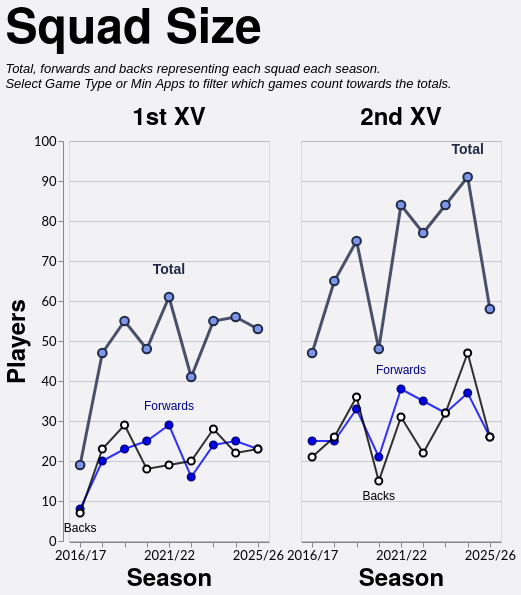

Describe this chart as a Vega-Lite specification.
### Vega-Lite specification from a JSON file in a GitHub repository (floating-point values rounded to 4 significant figures)
{"config": {"axis": {"labelFont": "Lato, sans-serif", "titleFont": "PT Sans Narrow, Helvetica Neue, Helvetica, Arial, sans-serif", "labelFontSize": 13, "titleFontSize": 24, "gridColor": "#202947", "gridOpacity": 0.2}, "header": {"labelFont": "PT Sans Narrow, Helvetica Neue, Helvetica, Arial, sans-serif", "titleFont": "PT Sans Narrow, Helvetica Neue, Helvetica, Arial, sans-serif", "labelFontSize": 24, "titleFontSize": 28, "labelFontWeight": "bold", "orient": "left"}, "legend": {"labelFont": "Lato, sans-serif", "titleFont": "PT Sans Narrow, Helvetica Neue, Helvetica, Arial, sans-serif", "labelFontSize": 14, "titleFontSize": 16, "titlePadding": 5, "fillColor": "white", "strokeColor": "black", "padding": 10, "titleFontWeight": "lighter", "titleFontStyle": "italic", "titleColor": "gray", "offset": 10}, "title": {"font": "PT Sans Narrow, Helvetica Neue, Helvetica, Arial, sans-serif", "fontSize": 48, "fontWeight": "bold", "anchor": "start", "align": "center", "titlePadding": 20, "subtitlePadding": 10, "subtitleFontSize": 13, "subtitleColor": "", "subtitleFontStyle": "italic", "offset": 15, "color": "black"}, "axisX": {"labelAngle": 0}, "facet": {"title": null, "header": null, "align": {"row": "each", "column": "each"}}, "resolve": {"scale": {"y": "independent", "facet": "independent"}}, "background": "#f2f1f4"}, "data": {"name": "data-60b7bb2217cf285f5a1fbfea5a03fb8a"}, "facet": {"column": {"field": "squad", "header": {"labelExpr": "datum.value + ' XV'", "labelFontSize": 24}, "sort": ["1st", "2nd"], "title": null, "type": "nominal"}}, "spec": {"layer": [{"mark": {"type": "line", "color": "#202946", "opacity": 0.8, "point": {"filled": true, "color": "#7d96e8", "stroke": "#202946", "size": 75, "strokeWidth": 2}, "strokeWidth": 3}, "encoding": {"detail": [{"field": "unit", "type": "nominal"}], "tooltip": [{"field": "season", "title": "Season", "type": "ordinal"}, {"field": "squad", "title": "Squad", "type": "nominal"}, {"field": "unit", "title": "Unit", "type": "nominal"}, {"field": "players", "title": "Players", "type": "quantitative"}], "x": {"axis": {"labelAngle": 0, "labelOverlap": "parity"}, "field": "season", "sort": "ascending", "title": "Season", "type": "ordinal"}, "y": {"axis": {"tickMinStep": 1}, "field": "players", "scale": {"zero": true}, "title": "Players", "type": "quantitative"}}, "transform": [{"filter": "(datum.unit === 'Total')"}]}, {"mark": {"type": "line", "color": "blue", "opacity": 0.8, "point": {"filled": true, "color": "blue", "stroke": "darkblue", "size": 50, "strokeWidth": 2}, "strokeWidth": 2}, "encoding": {"detail": [{"field": "unit", "type": "nominal"}], "tooltip": [{"field": "season", "title": "Season", "type": "ordinal"}, {"field": "squad", "title": "Squad", "type": "nominal"}, {"field": "unit", "title": "Unit", "type": "nominal"}, {"field": "players", "title": "Players", "type": "quantitative"}], "x": {"axis": {"labelAngle": 0, "labelOverlap": "parity"}, "field": "season", "sort": "ascending", "title": "Season", "type": "ordinal"}, "y": {"axis": {"tickMinStep": 1}, "field": "players", "scale": {"zero": true}, "title": "Players", "type": "quantitative"}}, "transform": [{"filter": "(datum.unit === 'Forwards')"}]}, {"mark": {"type": "line", "color": "black", "opacity": 0.8, "point": {"filled": true, "color": "white", "stroke": "black", "size": 50, "strokeWidth": 2}, "strokeWidth": 2}, "encoding": {"detail": [{"field": "unit", "type": "nominal"}], "tooltip": [{"field": "season", "title": "Season", "type": "ordinal"}, {"field": "squad", "title": "Squad", "type": "nominal"}, {"field": "unit", "title": "Unit", "type": "nominal"}, {"field": "players", "title": "Players", "type": "quantitative"}], "x": {"axis": {"labelAngle": 0, "labelOverlap": "parity"}, "field": "season", "sort": "ascending", "title": "Season", "type": "ordinal"}, "y": {"axis": {"tickMinStep": 1}, "field": "players", "scale": {"zero": true}, "title": "Players", "type": "quantitative"}}, "transform": [{"filter": "(datum.unit === 'Backs')"}]}, {"mark": {"type": "text", "align": "center", "baseline": "bottom", "color": "#202946", "dx": 0, "dy": -20, "fontSize": 14, "fontWeight": "bold"}, "encoding": {"detail": [{"field": "unit", "type": "nominal"}], "text": {"value": "Total"}, "tooltip": [{"field": "season", "title": "Season", "type": "ordinal"}, {"field": "squad", "title": "Squad", "type": "nominal"}, {"field": "unit", "title": "Unit", "type": "nominal"}, {"field": "players", "title": "Players", "type": "quantitative"}], "x": {"field": "season", "type": "ordinal"}, "y": {"field": "players", "type": "quantitative"}}, "transform": [{"filter": "(datum.unit === 'Total')"}, {"calculate": "toNumber(split(datum.season, '/')[0])", "as": "season_order"}, {"joinaggregate": [{"op": "max", "field": "players", "as": "max_value"}, {"op": "min", "field": "players", "as": "min_value"}], "groupby": ["squad"]}, {"filter": "datum.players > 0"}, {"filter": "datum.players == datum.max_value"}, {"window": [{"op": "row_number", "field": "", "as": "rank"}], "groupby": ["squad"], "sort": [{"field": "season_order", "order": "descending"}]}, {"filter": "datum.rank == 1"}]}, {"mark": {"type": "text", "align": "center", "baseline": "bottom", "color": "darkblue", "dx": 0, "dy": -12, "fontSize": 12, "fontWeight": "normal"}, "encoding": {"detail": [{"field": "unit", "type": "nominal"}], "text": {"value": "Forwards"}, "tooltip": [{"field": "season", "title": "Season", "type": "ordinal"}, {"field": "squad", "title": "Squad", "type": "nominal"}, {"field": "unit", "title": "Unit", "type": "nominal"}, {"field": "players", "title": "Players", "type": "quantitative"}], "x": {"field": "season", "type": "ordinal"}, "y": {"field": "players", "type": "quantitative"}}, "transform": [{"filter": "(datum.unit === 'Forwards')"}, {"calculate": "toNumber(split(datum.season, '/')[0])", "as": "season_order"}, {"joinaggregate": [{"op": "max", "field": "players", "as": "max_value"}, {"op": "min", "field": "players", "as": "min_value"}], "groupby": ["squad"]}, {"filter": "datum.players > 0"}, {"filter": "datum.players == datum.max_value"}, {"window": [{"op": "row_number", "field": "", "as": "rank"}], "groupby": ["squad"], "sort": [{"field": "season_order", "order": "descending"}]}, {"filter": "datum.rank == 1"}]}, {"mark": {"type": "text", "align": "center", "baseline": "top", "color": "black", "dx": 0, "dy": 10, "fontSize": 12, "fontWeight": "normal"}, "encoding": {"detail": [{"field": "unit", "type": "nominal"}], "text": {"value": "Backs"}, "tooltip": [{"field": "season", "title": "Season", "type": "ordinal"}, {"field": "squad", "title": "Squad", "type": "nominal"}, {"field": "unit", "title": "Unit", "type": "nominal"}, {"field": "players", "title": "Players", "type": "quantitative"}], "x": {"field": "season", "type": "ordinal"}, "y": {"field": "players", "type": "quantitative"}}, "transform": [{"filter": "(datum.unit === 'Backs')"}, {"calculate": "toNumber(split(datum.season, '/')[0])", "as": "season_order"}, {"joinaggregate": [{"op": "max", "field": "players", "as": "max_value"}, {"op": "min", "field": "players", "as": "min_value"}], "groupby": ["squad"]}, {"filter": "datum.players > 0"}, {"filter": "datum.players == datum.min_value"}, {"window": [{"op": "row_number", "field": "", "as": "rank"}], "groupby": ["squad"], "sort": [{"field": "season_order", "order": "descending"}]}, {"filter": "datum.rank == 1"}]}], "height": 400, "width": 200}, "spacing": 30, "title": {"text": "Squad Size", "subtitle": ["Total, forwards and backs representing each squad each season.", "Select Game Type or Min Apps to filter which games count towards the totals."]}, "$schema": "https://vega.github.io/schema/vega-lite/v5.20.1.json", "datasets": {"data-60b7bb2217cf285f5a1fbfea5a03fb8a": [{"season": "2016/17", "squad": "1st", "unit": "Backs", "players": 7}, {"season": "2016/17", "squad": "1st", "unit": "Forwards", "players": 8}, {"season": "2016/17", "squad": "1st", "unit": "Total", "players": 19}, {"season": "2016/17", "squad": "2nd", "unit": "Backs", "players": 21}, {"season": "2016/17", "squad": "2nd", "unit": "Forwards", "players": 25}, {"season": "2016/17", "squad": "2nd", "unit": "Total", "players": 47}, {"season": "2017/18", "squad": "1st", "unit": "Backs", "players": 23}, {"season": "2017/18", "squad": "1st", "unit": "Forwards", "players": 20}, {"season": "2017/18", "squad": "1st", "unit": "Total", "players": 47}, {"season": "2017/18", "squad": "2nd", "unit": "Backs", "players": 26}, {"season": "2017/18", "squad": "2nd", "unit": "Forwards", "players": 25}, {"season": "2017/18", "squad": "2nd", "unit": "Total", "players": 65}, {"season": "2018/19", "squad": "1st", "unit": "Backs", "players": 29}, {"season": "2018/19", "squad": "1st", "unit": "Forwards", "players": 23}, {"season": "2018/19", "squad": "1st", "unit": "Total", "players": 55}, {"season": "2018/19", "squad": "2nd", "unit": "Backs", "players": 36}, {"season": "2018/19", "squad": "2nd", "unit": "Forwards", "players": 33}, {"season": "2018/19", "squad": "2nd", "unit": "Total", "players": 75}, {"season": "2019/20", "squad": "1st", "unit": "Backs", "players": 18}, {"season": "2019/20", "squad": "1st", "unit": "Forwards", "players": 25}, {"season": "2019/20", "squad": "1st", "unit": "Total", "players": 48}, {"season": "2019/20", "squad": "2nd", "unit": "Backs", "players": 15}, {"season": "2019/20", "squad": "2nd", "unit": "Forwards", "players": 21}, {"season": "2019/20", "squad": "2nd", "unit": "Total", "players": 48}, {"season": "2021/22", "squad": "1st", "unit": "Backs", "players": 19}, {"season": "2021/22", "squad": "1st", "unit": "Forwards", "players": 29}, {"season": "2021/22", "squad": "1st", "unit": "Total", "players": 61}, {"season": "2021/22", "squad": "2nd", "unit": "Backs", "players": 31}, {"season": "2021/22", "squad": "2nd", "unit": "Forwards", "players": 38}, {"season": "2021/22", "squad": "2nd", "unit": "Total", "players": 84}, {"season": "2022/23", "squad": "1st", "unit": "Backs", "players": 20}, {"season": "2022/23", "squad": "1st", "unit": "Forwards", "players": 16}, {"season": "2022/23", "squad": "1st", "unit": "Total", "players": 41}, {"season": "2022/23", "squad": "2nd", "unit": "Backs", "players": 22}, {"season": "2022/23", "squad": "2nd", "unit": "Forwards", "players": 35}, {"season": "2022/23", "squad": "2nd", "unit": "Total", "players": 77}, {"season": "2023/24", "squad": "1st", "unit": "Backs", "players": 28}, {"season": "2023/24", "squad": "1st", "unit": "Forwards", "players": 24}, {"season": "2023/24", "squad": "1st", "unit": "Total", "players": 55}, {"season": "2023/24", "squad": "2nd", "unit": "Backs", "players": 32}, {"season": "2023/24", "squad": "2nd", "unit": "Forwards", "players": 32}, {"season": "2023/24", "squad": "2nd", "unit": "Total", "players": 84}, {"season": "2024/25", "squad": "1st", "unit": "Backs", "players": 22}, {"season": "2024/25", "squad": "1st", "unit": "Forwards", "players": 25}, {"season": "2024/25", "squad": "1st", "unit": "Total", "players": 56}, {"season": "2024/25", "squad": "2nd", "unit": "Backs", "players": 47}, {"season": "2024/25", "squad": "2nd", "unit": "Forwards", "players": 37}, {"season": "2024/25", "squad": "2nd", "unit": "Total", "players": 91}, {"season": "2025/26", "squad": "1st", "unit": "Backs", "players": 23}, {"season": "2025/26", "squad": "1st", "unit": "Forwards", "players": 23}, {"season": "2025/26", "squad": "1st", "unit": "Total", "players": 53}, {"season": "2025/26", "squad": "2nd", "unit": "Backs", "players": 26}, {"season": "2025/26", "squad": "2nd", "unit": "Forwards", "players": 26}, {"season": "2025/26", "squad": "2nd", "unit": "Total", "players": 58}]}}
